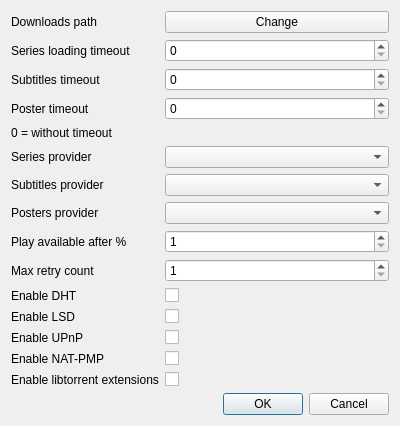
<?xml version="1.0" encoding="UTF-8"?>
<ui version="4.0">
 <class>Dialog</class>
 <widget class="QDialog" name="Dialog">
  <property name="geometry">
   <rect>
    <x>0</x>
    <y>0</y>
    <width>400</width>
    <height>367</height>
   </rect>
  </property>
  <property name="windowTitle">
   <string>Settings</string>
  </property>
  <layout class="QVBoxLayout" name="verticalLayout">
   <item>
    <layout class="QFormLayout" name="formLayout">
     <item row="0" column="0">
      <widget class="QLabel" name="downloadsPathLabel">
       <property name="text">
        <string>Downloads path</string>
       </property>
      </widget>
     </item>
     <item row="0" column="1">
      <widget class="QPushButton" name="changeDownloadsPath">
       <property name="text">
        <string>Change</string>
       </property>
      </widget>
     </item>
     <item row="1" column="0">
      <widget class="QLabel" name="label">
       <property name="text">
        <string>Series loading timeout</string>
       </property>
      </widget>
     </item>
     <item row="1" column="1">
      <widget class="QSpinBox" name="seriesTimeout">
       <property name="maximum">
        <number>1000</number>
       </property>
      </widget>
     </item>
     <item row="2" column="0">
      <widget class="QLabel" name="label_2">
       <property name="text">
        <string>Subtitles timeout</string>
       </property>
      </widget>
     </item>
     <item row="2" column="1">
      <widget class="QSpinBox" name="subtitlesTimeout">
       <property name="maximum">
        <number>1000</number>
       </property>
      </widget>
     </item>
     <item row="3" column="0">
      <widget class="QLabel" name="label_3">
       <property name="text">
        <string>Poster timeout</string>
       </property>
      </widget>
     </item>
     <item row="3" column="1">
      <widget class="QSpinBox" name="posterTimeout">
       <property name="maximum">
        <number>1000</number>
       </property>
      </widget>
     </item>
     <item row="4" column="0">
      <widget class="QLabel" name="label_4">
       <property name="text">
        <string>0 = without timeout</string>
       </property>
      </widget>
     </item>
     <item row="5" column="0">
      <widget class="QLabel" name="label_5">
       <property name="text">
        <string>Series provider</string>
       </property>
      </widget>
     </item>
     <item row="5" column="1">
      <widget class="QComboBox" name="seriesProviders"/>
     </item>
     <item row="6" column="0">
      <widget class="QLabel" name="label_6">
       <property name="text">
        <string>Subtitles provider</string>
       </property>
      </widget>
     </item>
     <item row="6" column="1">
      <widget class="QComboBox" name="subtitlesProviders"/>
     </item>
     <item row="7" column="0">
      <widget class="QLabel" name="label_7">
       <property name="text">
        <string>Posters provider</string>
       </property>
      </widget>
     </item>
     <item row="7" column="1">
      <widget class="QComboBox" name="postersProviders"/>
     </item>
     <item row="8" column="0">
      <widget class="QLabel" name="label_8">
       <property name="text">
        <string>Play available after %</string>
       </property>
      </widget>
     </item>
     <item row="8" column="1">
      <widget class="QSpinBox" name="previewPercent">
       <property name="minimum">
        <number>1</number>
       </property>
       <property name="maximum">
        <number>100</number>
       </property>
      </widget>
     </item>
     <item row="9" column="0">
      <widget class="QLabel" name="label_9">
       <property name="text">
        <string>Max retry count</string>
       </property>
      </widget>
     </item>
     <item row="9" column="1">
      <widget class="QSpinBox" name="retryCount">
       <property name="minimum">
        <number>1</number>
       </property>
       <property name="maximum">
        <number>10</number>
       </property>
      </widget>
     </item>
     <item row="10" column="1">
      <widget class="QCheckBox" name="dht">
       <property name="text">
        <string/>
       </property>
      </widget>
     </item>
     <item row="10" column="0">
      <widget class="QLabel" name="label_10">
       <property name="text">
        <string>Enable DHT</string>
       </property>
      </widget>
     </item>
     <item row="11" column="0">
      <widget class="QLabel" name="label_11">
       <property name="text">
        <string>Enable LSD</string>
       </property>
      </widget>
     </item>
     <item row="11" column="1">
      <widget class="QCheckBox" name="lsd">
       <property name="text">
        <string/>
       </property>
      </widget>
     </item>
     <item row="12" column="0">
      <widget class="QLabel" name="label_12">
       <property name="text">
        <string>Enable UPnP</string>
       </property>
      </widget>
     </item>
     <item row="12" column="1">
      <widget class="QCheckBox" name="upnp">
       <property name="text">
        <string/>
       </property>
      </widget>
     </item>
     <item row="13" column="0">
      <widget class="QLabel" name="label_13">
       <property name="text">
        <string>Enable NAT-PMP</string>
       </property>
      </widget>
     </item>
     <item row="13" column="1">
      <widget class="QCheckBox" name="natpmp">
       <property name="text">
        <string/>
       </property>
      </widget>
     </item>
     <item row="14" column="0">
      <widget class="QLabel" name="label_14">
       <property name="text">
        <string>Enable libtorrent extensions</string>
       </property>
      </widget>
     </item>
     <item row="14" column="1">
      <widget class="QCheckBox" name="extensions">
       <property name="text">
        <string/>
       </property>
      </widget>
     </item>
    </layout>
   </item>
   <item>
    <widget class="QDialogButtonBox" name="buttonBox">
     <property name="orientation">
      <enum>Qt::Horizontal</enum>
     </property>
     <property name="standardButtons">
      <set>QDialogButtonBox::Cancel|QDialogButtonBox::Ok</set>
     </property>
    </widget>
   </item>
  </layout>
 </widget>
 <resources/>
 <connections>
  <connection>
   <sender>buttonBox</sender>
   <signal>accepted()</signal>
   <receiver>Dialog</receiver>
   <slot>accept()</slot>
   <hints>
    <hint type="sourcelabel">
     <x>248</x>
     <y>254</y>
    </hint>
    <hint type="destinationlabel">
     <x>157</x>
     <y>274</y>
    </hint>
   </hints>
  </connection>
  <connection>
   <sender>buttonBox</sender>
   <signal>rejected()</signal>
   <receiver>Dialog</receiver>
   <slot>reject()</slot>
   <hints>
    <hint type="sourcelabel">
     <x>316</x>
     <y>260</y>
    </hint>
    <hint type="destinationlabel">
     <x>286</x>
     <y>274</y>
    </hint>
   </hints>
  </connection>
 </connections>
</ui>
